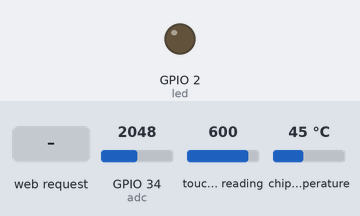
A program run on a simulated ESP32 board running MicroPython. On the bench: output pins drawn as LEDs (lit = HIGH). The test bench sets the inputs (shaded band); at power-on: GPIO 34 (adc) = 2048, touch-pad reading 600, chip temperature 45 °C (analog values on the 0–4095 scale). The board's own WiFi access point starts at once; the clock reads 2024-03-15 10:24:30 at power-on unless the program sets it; what the program prints to the serial console is not drawn.

Above: at 1.2 s.
1.3 s: HTTP request GET /?led=on received
At 1.8 s:
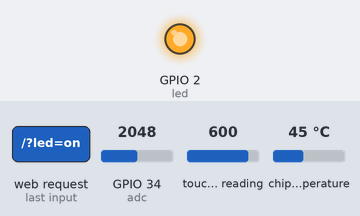
2.8 s: HTTP request GET /?led=off received
At 4.2 s:
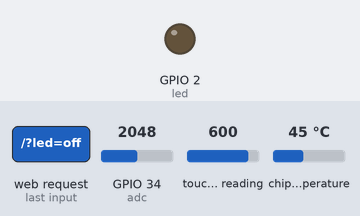
Timing chart, 0 to 5.8 s (numbered marks = the images above; inputs shaded):
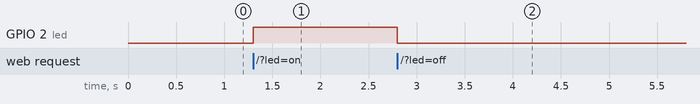

The program:

main.py
```python
import network
import socket
from machine import Pin, TouchPad, ADC, freq
import esp32
import gc
import time

# Setup LED
led = Pin(2, Pin.OUT)
led.off()

# Setup touch pad (GPIO4)
touch_pad = TouchPad(Pin(4))

# Setup ADC for analog reading (GPIO34 is input-only, good for ADC)
adc = ADC(Pin(34))
adc.atten(ADC.ATTN_11DB)  # Full range: 0-3.3V

# Track boot time
boot_time = time.time()

# Setup Access Point
ap = network.WLAN(network.AP_IF)
ap.active(True)
ap.config(essid='ESP32-Dashboard', password='12345678')

sta = network.WLAN(network.STA_IF)
sta.active(True)

print('Access Point active')
print('Connect to WiFi and browse to http://192.168.4.1')

# Cache static values
ip_addr = ap.ifconfig()[0]
mac_addr = ':'.join(['%02x' % b for b in ap.config('mac')])
cpu_freq_val = str(freq() // 1000000)

def get_uptime():
    seconds = time.time() - boot_time
    days = int(seconds // 86400)
    hours = int((seconds % 86400) // 3600)
    minutes = int((seconds % 3600) // 60)
    secs = int(seconds % 60)

    if days > 0:
        return f"{days}d {hours}h {minutes}m"
    elif hours > 0:
        return f"{hours}h {minutes}m {secs}s"
    else:
        return f"{minutes}m {secs}s"

def web_page():
    led_state = 'ON' if led.value() else 'OFF'
    led_checked = 'checked' if led.value() else ''

    # Quick readings only
    touch_value = str(touch_pad.read())
    adc_value = str(adc.read())
    uptime = get_uptime()

    # Only check memory every few requests to speed things up
    free_mem = str(gc.mem_free() // 1024)
    total_mem = str((gc.mem_free() + gc.mem_alloc()) // 1024)

    # Temperature reading in Fahrenheit
    try:
        temp = str(round(esp32.raw_temperature(), 1))
    except:
        temp = "N/A"

    html = """<!DOCTYPE html>
<html>
<head>
    <title>ESP32 Dashboard</title>
    <meta name="viewport" content="width=device-width, initial-scale=1">
    <style>
        * { margin: 0; padding: 0; box-sizing: border-box; }
        body {
            font-family: 'Segoe UI', Tahoma, Geneva, Verdana, sans-serif;
            background: linear-gradient(135deg, #667eea 0%, #764ba2 100%);
            min-height: 100vh;
            padding: 20px;
        }
        .container {
            max-width: 1200px;
            margin: 0 auto;
        }
        .header {
            background: white;
            padding: 30px;
            border-radius: 15px;
            box-shadow: 0 10px 30px rgba(0,0,0,0.2);
            margin-bottom: 20px;
            text-align: center;
        }
        h1 {
            color: #333;
            font-size: 2em;
            margin-bottom: 10px;
        }
        .subtitle {
            color: #666;
            font-size: 0.9em;
        }
        .dashboard {
            display: grid;
            grid-template-columns: repeat(auto-fit, minmax(250px, 1fr));
            gap: 20px;
        }
        .card {
            background: white;
            padding: 25px;
            border-radius: 15px;
            box-shadow: 0 10px 30px rgba(0,0,0,0.2);
        }
        .card-title {
            font-size: 0.9em;
            color: #666;
            text-transform: uppercase;
            letter-spacing: 1px;
            margin-bottom: 15px;
        }
        .card-value {
            font-size: 2.5em;
            font-weight: bold;
            color: #333;
            margin-bottom: 10px;
        }
        .card-value.small {
            font-size: 1.8em;
        }
        .card-label {
            font-size: 0.9em;
            color: #999;
        }

        /* Toggle Switch */
        .switch-container {
            display: flex;
            align-items: center;
            justify-content: center;
            gap: 15px;
            margin-top: 20px;
        }
        .switch {
            position: relative;
            display: inline-block;
            width: 80px;
            height: 40px;
        }
        .switch input {
            opacity: 0;
            width: 0;
            height: 0;
        }
        .slider {
            position: absolute;
            cursor: pointer;
            top: 0;
            left: 0;
            right: 0;
            bottom: 0;
            background-color: #ccc;
            transition: .4s;
            border-radius: 40px;
        }
        .slider:before {
            position: absolute;
            content: "";
            height: 32px;
            width: 32px;
            left: 4px;
            bottom: 4px;
            background-color: white;
            transition: .4s;
            border-radius: 50%;
        }
        input:checked + .slider {
            background-color: #4CAF50;
        }
        input:checked + .slider:before {
            transform: translateX(40px);
        }
        .switch-label {
            font-size: 1.1em;
            color: #333;
            font-weight: 500;
        }

        /* Status indicator */
        .status-indicator {
            display: inline-block;
            width: 12px;
            height: 12px;
            border-radius: 50%;
            margin-right: 8px;
        }
        .status-on { background-color: #4CAF50; }
        .status-off { background-color: #f44336; }

        /* Info grid */
        .info-grid {
            display: grid;
            grid-template-columns: auto 1fr;
            gap: 10px;
            font-size: 0.9em;
        }
        .info-label {
            color: #666;
            font-weight: 500;
        }
        .info-value {
            color: #333;
            font-family: monospace;
        }

        /* Loading indicator */
        .loading {
            position: fixed;
            top: 10px;
            right: 10px;
            background: rgba(255,255,255,0.9);
            padding: 10px 20px;
            border-radius: 20px;
            display: none;
            box-shadow: 0 2px 10px rgba(0,0,0,0.1);
        }
    </style>
</head>
<body>
    <div class="loading" id="loading">Updating...</div>
    <div class="container">
        <div class="header">
            <h1>ESP32 Dashboard</h1>
            <p class="subtitle">ESP32-WROOM-32 Real-time Monitoring</p>
        </div>

        <div class="dashboard">
            <!-- LED Control -->
            <div class="card">
                <div class="card-title">LED Control</div>
                <div class="card-value">
                    <span class="status-indicator status-""" + ('on' if led.value() else 'off') + """"></span>
                    """ + led_state + """
                </div>
                <div class="switch-container">
                    <span class="switch-label">OFF</span>
                    <label class="switch">
                        <input type="checkbox" id="ledToggle" """ + led_checked + """>
                        <span class="slider"></span>
                    </label>
                    <span class="switch-label">ON</span>
                </div>
            </div>

            <!-- Touch Sensor -->
            <div class="card">
                <div class="card-title">Touch Sensor</div>
                <div class="card-value">""" + touch_value + """</div>
                <div class="card-label">GPIO4 capacitive</div>
            </div>

            <!-- Temperature -->
            <div class="card">
                <div class="card-title">Chip Temperature</div>
                <div class="card-value">""" + temp + """&deg;F</div>
                <div class="card-label">Internal sensor</div>
            </div>

            <!-- Memory -->
            <div class="card">
                <div class="card-title">Free Memory</div>
                <div class="card-value">""" + free_mem + """<span style="font-size:0.5em">KB</span></div>
                <div class="card-label">of """ + total_mem + """ KB total</div>
            </div>

            <!-- CPU Frequency -->
            <div class="card">
                <div class="card-title">CPU Frequency</div>
                <div class="card-value">""" + cpu_freq_val + """<span style="font-size:0.5em">MHz</span></div>
                <div class="card-label">Dual-core Xtensa LX6</div>
            </div>

            <!-- Uptime -->
            <div class="card">
                <div class="card-title">Uptime</div>
                <div class="card-value small">""" + uptime + """</div>
                <div class="card-label">Since last reset</div>
            </div>

            <!-- ADC Reading -->
            <div class="card">
                <div class="card-title">ADC (GPIO34)</div>
                <div class="card-value">""" + adc_value + """</div>
                <div class="card-label">0-4095 raw value</div>
            </div>

            <!-- Network Info -->
            <div class="card">
                <div class="card-title">Network Info</div>
                <div class="info-grid">
                    <div class="info-label">IP:</div>
                    <div class="info-value">""" + ip_addr + """</div>
                    <div class="info-label">MAC:</div>
                    <div class="info-value">""" + mac_addr + """</div>
                </div>
            </div>
        </div>
    </div>

    <script>
        let isUpdating = false;

        document.getElementById('ledToggle').addEventListener('change', function(e) {
            if (isUpdating) return;
            isUpdating = true;
            document.getElementById('loading').style.display = 'block';

            const newState = this.checked ? 'on' : 'off';
            fetch('/?led=' + newState)
                .then(() => {
                    setTimeout(() => {
                        isUpdating = false;
                        document.getElementById('loading').style.display = 'none';
                    }, 500);
                })
                .catch(() => {
                    isUpdating = false;
                    document.getElementById('loading').style.display = 'none';
                });
        });

        // Auto-refresh every 5 seconds
        setInterval(() => {
            if (!isUpdating) {
                document.getElementById('loading').style.display = 'block';
                location.reload();
            }
        }, 5000);
    </script>
</body>
</html>"""
    return html

# Setup socket with larger backlog
s = socket.socket(socket.AF_INET, socket.SOCK_STREAM)
s.setsockopt(socket.SOL_SOCKET, socket.SO_REUSEADDR, 1)
s.bind(('', 80))
s.listen(5)

print('Web server running...')

while True:
    try:
        conn, addr = s.accept()
        conn.settimeout(3.0)  # 3 second timeout

        request = conn.recv(1024)
        request = str(request)

        if '/?led=on' in request:
            led.on()
        elif '/?led=off' in request:
            led.off()

        response = web_page()
        conn.send('HTTP/1.1 200 OK\n')
        conn.send('Content-Type: text/html\n')
        conn.send('Connection: close\n\n')
        conn.sendall(response)
        conn.close()

    except Exception as e:
        print('Error:', e)
        try:
            conn.close()
        except:
            pass
```

boot.py
```python
import esp
import gc

esp.osdebug(None)
gc.collect()

print('Boot complete. Starting main.py...')
```

Measured:
- after the input at 1.3 s, GPIO 2 (led): LOW → HIGH at once
- after the input at 2.8 s, GPIO 2 (led): HIGH → LOW at once
